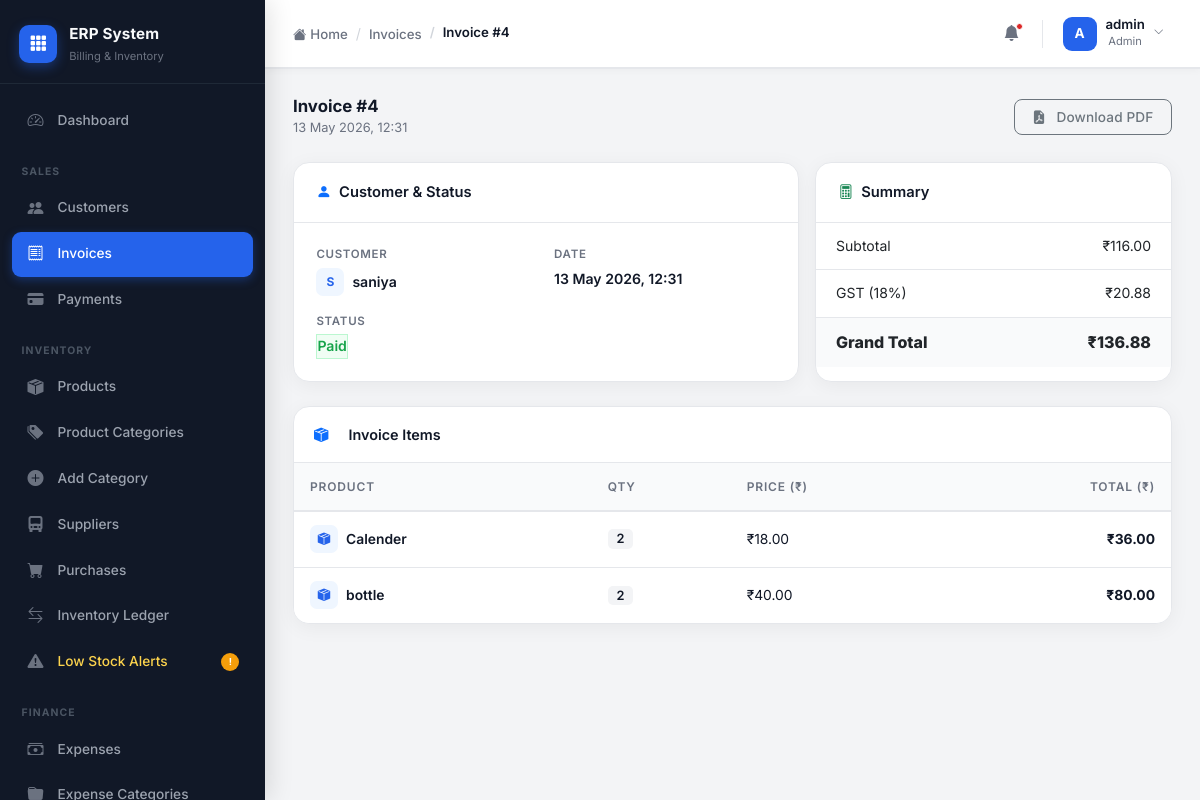
The app's page /invoices/4/ (signed in) with its own data.
### invoices/models.py (models this page shows, shortened)
class Invoice(models.Model):
    STATUS_CHOICES = (
        ('paid', 'Paid'),
        ('unpaid', 'Unpaid'),
        ('partial', 'Partial Payment'),
    )
    customer = models.ForeignKey(
        Customer,
        on_delete=models.CASCADE
    )
    created_by = models.ForeignKey(
        CustomUser,
        on_delete=models.SET_NULL,
        null=True,
        blank=True
    )
    date = models.DateTimeField(
        auto_now_add=True
    )
    total_amount = models.DecimalField(
        max_digits=12,
        decimal_places=2,
        default=0
    )
    gst_amount = models.DecimalField(
        max_digits=12,
        decimal_places=2,
        default=0
    )
    grand_total = models.DecimalField(
        max_digits=12,
        decimal_places=2,
        default=0
    )
    status = models.CharField(
        max_length=20,
        choices=STATUS_CHOICES,
        default='unpaid'
    )
    class Meta:
        ordering = ['-id']

class InvoiceItem(models.Model):
    invoice = models.ForeignKey(
        Invoice,
        on_delete=models.CASCADE,
        related_name='items'
    )
    product = models.ForeignKey(
        Product,
        on_delete=models.CASCADE
    )
    quantity = models.PositiveIntegerField()
    price = models.DecimalField(
        max_digits=12,
        decimal_places=2
    )
    class Meta:
        ordering = ['id']
    def get_total(self):
        return self.quantity * self.price

### accounts/models.py (models this page shows)
class CustomUser(AbstractUser):
    ROLE_CHOICES = (
        ('admin', 'Admin'),
        ('staff', 'Staff'),
        ('accountant', 'Accountant'),
    )
    role = models.CharField(max_length=20, choices=ROLE_CHOICES, default='staff')
    phone = models.CharField(max_length=15, blank=True, null=True)

### customers/models.py (models this page shows, shortened)
class Customer(models.Model):
    name = models.CharField(max_length=255)
    email = models.EmailField(blank=True, null=True)
    phone = models.CharField(max_length=15)
    gst_number = models.CharField(max_length=15, blank=True, null=True)
    address = models.TextField()
    city = models.CharField(max_length=100)
    state = models.CharField(max_length=100)
    pincode = models.CharField(max_length=10)
    created_at = models.DateTimeField(auto_now_add=True)

### products/models.py (models this page shows, shortened)
class Product(models.Model):
    name = models.CharField(max_length=255)
    sku = models.CharField(max_length=50, unique=True)
    category = models.ForeignKey(Category, on_delete=models.SET_NULL, null=True)
    purchase_price = models.DecimalField(max_digits=10, decimal_places=2)
    selling_price = models.DecimalField(max_digits=10, decimal_places=2)
    stock = models.IntegerField(default=0)
    low_stock_threshold = models.IntegerField(default=5)
    created_at = models.DateTimeField(auto_now_add=True)

### invoices/views.py (the view)
# urls.py: path('<int:pk>/', invoice_detail, name='invoice_detail'),
@login_required
def invoice_detail(request, pk):
    invoice = get_object_or_404(Invoice, pk=pk)
    items = invoice.items.all()
    return render(request, 'invoices/invoice_detail.html', {
        'invoice': invoice,
        'items': items
    })

### templates/invoices/invoice_detail.html (shortened to what this page needs)
{% extends 'layouts/admin_base.html' %}
{% block breadcrumb %}
<li class="breadcrumb-item"><a href="{% url 'invoice_list' %}">Invoices</a></li>
<li class="breadcrumb-item active">Invoice #{{ invoice.id }}</li>
{% endblock %}
{% block admin_content %}
<div class="section-header mb-4">
    <div>
        <h5>Invoice #{{ invoice.id }}</h5>
        <div class="subtitle">{{ invoice.date|date:"d M Y, H:i" }}</div>
    </div>
    <div class="d-flex gap-2 flex-wrap">
        <a href="{% url 'invoice_pdf' invoice.id %}" class="btn btn-outline-secondary">
            <i class="bi bi-file-earmark-pdf-fill me-1"></i>Download PDF
        </a>
    </div>
</div>
<div class="row g-3 mb-4">
    <div class="col-lg-7">
        <div class="card h-100">
            <div class="card-header"><i class="bi bi-person-fill text-primary me-2"></i>Customer & Status</div>
            <div class="card-body">
                <div class="row g-3">
                    <div class="col-sm-6">
                        <div class="dl">Customer</div>
                        <div class="dv d-flex align-items-center gap-2">
                            <div class="av">{{ invoice.customer.name|slice:":1"|upper }}</div>
                            {{ invoice.customer.name }}
                        </div>
                    </div>
                    <div class="col-sm-6">
                        <div class="dl">Date</div>
                        <div class="dv">{{ invoice.date|date:"d M Y, H:i" }}</div>
                    </div>
                    <div class="col-sm-6">
                        <div class="dl">Status</div>
                        <div class="dv">
                            {% if invoice.status == 'paid' %}<span class="badge-status-paid">Paid</span>
                            {% elif invoice.status == 'partial' %}<span class="badge-status-pending">Partial</span>
                            {% else %}<span class="badge-status-overdue">Unpaid</span>{% endif %}
                        </div>
                    </div>
                </div>
            </div>
        </div>
    </div>
    <div class="col-lg-5">
        <div class="card h-100">
            <div class="card-header"><i class="bi bi-calculator text-success me-2"></i>Summary</div>
            <div class="card-body p-0">
                <div class="sr"><span>Subtotal</span><span>₹{{ invoice.total_amount }}</span></div>
                <div class="sr"><span>GST (18%)</span><span>₹{{ invoice.gst_amount }}</span></div>
                <div class="sr grand"><span>Grand Total</span><span>₹{{ invoice.grand_total }}</span></div>
            </div>
        </div>
    </div>
</div>
<div class="erp-table-wrap">
    <div class="table-toolbar">
        <i class="bi bi-box-seam-fill text-primary me-2"></i>
        <span style="font-weight:600;">Invoice Items</span>
    </div>
    <div class="table-responsive">
        <table class="table erp-table">
            <thead>
                <tr>
                    <th>Product</th>
                    <th>Qty</th>
                    <th>Price (₹)</th>
                    <th class="text-end">Total (₹)</th>
                </tr>
            </thead>
            <tbody>
            {% for item in items %}
            <tr>
                <td>
                    <div class="d-flex align-items-center gap-2">
                        <div class="pi"><i class="bi bi-box-seam-fill"></i></div>
                        <span class="fw-semibold">{{ item.product.name }}</span>
                    </div>
                </td>
                <td><span class="qc">{{ item.quantity }}</span></td>
                <td>₹{{ item.price }}</td>
                <td class="text-end fw-bold">₹{{ item.get_total }}</td>
            </tr>
            {% endfor %}
            </tbody>
        </table>
    </div>
</div>
{% endblock %}

### templates/layouts/admin_base.html (shortened to what this page needs)
{% extends 'base.html' %}
{% block content %}
<div class="erp-shell">
    <aside class="erp-sidebar" id="erpSidebar">
        <div class="sidebar-logo">
            <div class="logo-icon">
                <i class="bi bi-grid-3x3-gap-fill"></i>
            </div>
            <div class="logo-text">
                <span class="logo-name">ERP System</span>
                <span class="logo-sub">Billing & Inventory</span>
            </div>
        </div>
        <nav class="sidebar-nav" id="sidebarNav">
            <a href="{% url 'admin_dashboard' %}"
               class="nav-item {% if request.resolver_match.url_name == 'admin_dashboard' %}active{% endif %}">
                <span class="nav-icon"><i class="bi bi-speedometer2"></i></span>
                <span class="nav-label">Dashboard</span>
            </a>
            <div class="nav-section-label">Sales</div>
            <a href="{% url 'customer_list' %}"
               class="nav-item {% if 'customer' in request.resolver_match.url_name %}active{% endif %}">
                <span class="nav-icon"><i class="bi bi-people-fill"></i></span>
                <span class="nav-label">Customers</span>
            </a>
            <a href="{% url 'invoice_list' %}"
               class="nav-item {% if 'invoice' in request.resolver_match.url_name %}active{% endif %}">
                <span class="nav-icon"><i class="bi bi-receipt"></i></span>
                <span class="nav-label">Invoices</span>
            </a>
            {% if request.user.role == 'admin' or request.user.role == 'accountant' %}
            <a href="{% url 'payment_list' %}"
               class="nav-item {% if 'payment' in request.resolver_match.url_name %}active{% endif %}">
                <span class="nav-icon"><i class="bi bi-credit-card-fill"></i></span>
                <span class="nav-label">Payments</span>
            </a>
            {% endif %}
            <div class="nav-section-label">Inventory</div>
            <a href="{% url 'product_list' %}"
               class="nav-item {% if request.resolver_match.url_name == 'product_list' %}active{% endif %}">
                <span class="nav-icon"><i class="bi bi-box-seam-fill"></i></span>
                <span class="nav-label">Products</span>
            </a>
            {% if request.user.role == 'admin' %}
            <a href="{% url 'category_list' %}"
               class="nav-item {% if 'category' in request.resolver_match.url_name %}active{% endif %}">
                <span class="nav-icon"><i class="bi bi-tags-fill"></i></span>
                <span class="nav-label">Product Categories</span>
            </a>
            <a href="{% url 'add_category' %}"
               class="nav-item {% if request.resolver_match.url_name == 'add_category' %}active{% endif %}">
                <span class="nav-icon"><i class="bi bi-plus-circle-fill"></i></span>
                <span class="nav-label">Add Category</span>
            </a>
            <a href="{% url 'supplier_list' %}"
               class="nav-item {% if 'supplier' in request.resolver_match.url_name %}active{% endif %}">
                <span class="nav-icon"><i class="bi bi-truck-front-fill"></i></span>
                <span class="nav-label">Suppliers</span>
            </a>
            <a href="{% url 'purchase_list' %}"
               class="nav-item {% if 'purchase' in request.resolver_match.url_name %}active{% endif %}">
                <span class="nav-icon"><i class="bi bi-cart-fill"></i></span>
                <span class="nav-label">Purchases</span>
            </a>
            {% endif %}
            <a href="{% url 'stock_movement_list' %}"
               class="nav-item {% if 'stock' in request.resolver_match.url_name %}active{% endif %}">
                <span class="nav-icon"><i class="bi bi-arrow-left-right"></i></span>
                <span class="nav-label">Inventory Ledger</span>
            </a>
            <a href="{% url 'product_list' %}" class="nav-item nav-warning">
                <span class="nav-icon"><i class="bi bi-exclamation-triangle-fill"></i></span>
                <span class="nav-label">Low Stock Alerts</span>
                <span class="nav-badge">!</span>
            </a>
            {% if request.user.role == 'admin' or request.user.role == 'accountant' %}
            <div class="nav-section-label">Finance</div>
            <a href="{% url 'expense_list' %}"
               class="nav-item {% if 'expense' in request.resolver_match.url_name %}active{% endif %}">
                <span class="nav-icon"><i class="bi bi-cash-stack"></i></span>
                <span class="nav-label">Expenses</span>
            </a>
            <a href="{% url 'expense_category_list' %}"
               class="nav-item {% if 'expense_category' in request.resolver_match.url_name %}active{% endif %}">
                <span class="nav-icon"><i class="bi bi-folder-fill"></i></span>
                <span class="nav-label">Expense Categories</span>
            </a>
            {% endif %}
        </nav>
    </aside>
    <div class="erp-main">
        <header class="erp-topbar">
            <div class="topbar-left">
                <nav aria-label="breadcrumb">
                    <ol class="breadcrumb mb-0">
                        <li class="breadcrumb-item">
                            <a href="{% url 'admin_dashboard' %}">
                                <i class="bi bi-house-fill me-1"></i>Home
                            </a>
                        </li>
                        {% block breadcrumb %}{% endblock %}
                    </ol>
                </nav>
            </div>
            <div class="topbar-right">
                <button class="topbar-icon-btn" title="Notifications">
                    <i class="bi bi-bell-fill"></i>
                    <span class="notif-dot"></span>
                </button>
                <div class="dropdown">
                    <button class="topbar-user-btn dropdown-toggle" data-bs-toggle="dropdown" aria-expanded="false">
                        <div class="topbar-avatar">
                            {{ request.user.username|slice:":1"|upper }}
                        </div>
                        <div class="topbar-user-info d-none d-sm-block">
                            <div class="topbar-username">{{ request.user.username }}</div>
                            <div class="topbar-userrole">{{ request.user.role|title }}</div>
                        </div>
                        <i class="bi bi-chevron-down topbar-chevron d-none d-sm-block"></i>
                    </button>
                </div>
            </div>
        </header>
        <main class="erp-page-content page-content">
            {% block admin_content %}{% endblock %}
        </main>
    </div>
</div>
{% endblock %}

### records on screen
Invoice: id "4", date "13 May 2026, 12:31", customer.name "S", customer.name "saniya", total_amount "116.00", gst_amount "20.88", grand_total "136.88"
CustomUser: user.username "A", user.username "admin", user.role "Admin"
InvoiceItem: product.name "Calender", quantity "2", price "18.00", get_total "36.00"
InvoiceItem: product.name "bottle", quantity "2", price "40.00", get_total "80.00"
